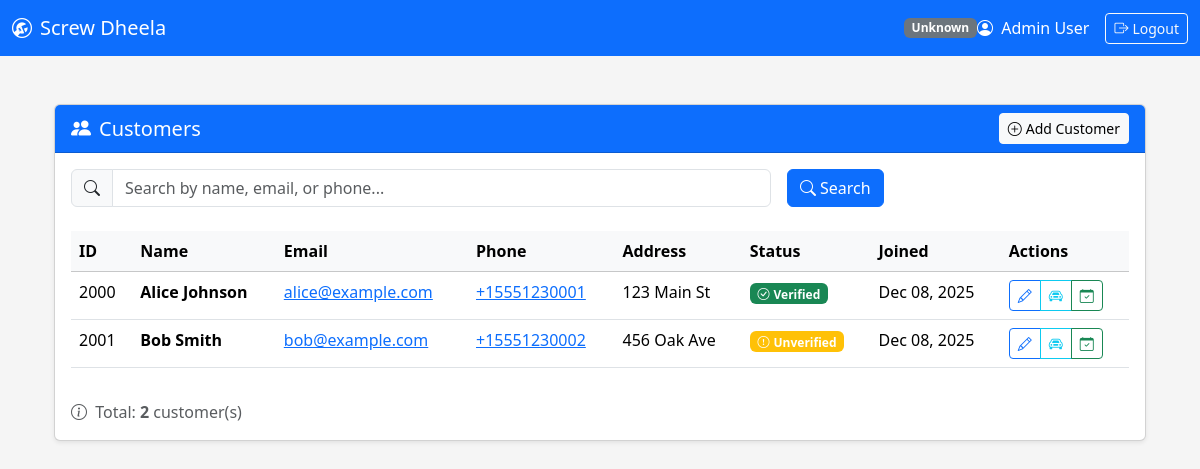
The page /customers/list.php (signed in) on the database its author committed.
### tables this page shows
CREATE TABLE IF NOT EXISTS customers (
    customer_id       INT AUTO_INCREMENT PRIMARY KEY,
    name              VARCHAR(100) NOT NULL,
    phone             VARCHAR(20) UNIQUE,
    email             VARCHAR(100),
    address           VARCHAR(255),
    password_hash     VARCHAR(255),              
    is_email_verified TINYINT(1) DEFAULT 0,
    created_at        DATETIME DEFAULT CURRENT_TIMESTAMP
);

### customers/list.php (the view, shortened to what this page needs)
<?php
require_once '../config/db.php';
$search = isset($_GET['search']) ? trim($_GET['search']) : '';
if (!empty($search)) {
    $stmt = $conn->prepare("SELECT customer_id, name, email, phone, address, is_email_verified, created_at
                            FROM customers
                            WHERE name LIKE CONCAT('%', ?, '%')
                               OR email LIKE CONCAT('%', ?, '%')
                               OR phone LIKE CONCAT('%', ?, '%')
                            ORDER BY created_at DESC");
    $stmt->bind_param("sss", $search, $search, $search);
} else {
    $stmt = $conn->prepare("SELECT customer_id, name, email, phone, address, is_email_verified, created_at
                            FROM customers
                            ORDER BY created_at DESC");
}
$stmt->execute();
$customers = $stmt->get_result()->fetch_all(MYSQLI_ASSOC);
require_once '../includes/header.php';
?>
<div class="container-fluid py-4">
    <div class="row">
        <div class="col-12">
            <div class="card shadow-sm">
                <div class="card-header bg-primary text-white d-flex justify-content-between align-items-center">
                    <h5 class="mb-0">
                        <i class="bi bi-people-fill me-2"></i>Customers
                    </h5>
                    <a href="add.php" class="btn btn-light btn-sm">
                        <i class="bi bi-plus-circle me-1"></i>Add Customer
                    </a>
                </div>
                <div class="card-body">
                    <form method="GET" action="" class="mb-4">
                        <div class="row g-3">
                            <div class="col-md-8">
                                <div class="input-group">
                                    <span class="input-group-text"><i class="bi bi-search"></i></span>
                                    <input type="text"
                                           class="form-control"
                                           name="search"
                                           value="<?php echo htmlspecialchars($search); ?>"
                                           placeholder="Search by name, email, or phone...">
                                </div>
                            </div>
                            <div class="col-md-4">
                                <button type="submit" class="btn btn-primary me-2">
                                    <i class="bi bi-search me-1"></i>Search
                                </button>
                            </div>
                        </div>
                    </form>
                    <?php if (empty($customers)): ?>
                        <div class="alert alert-warning">
                            <i class="bi bi-exclamation-triangle me-2"></i>
                            <?php echo !empty($search) ? 'No customers found matching your search.' : 'No customers found.'; ?>
                        </div>
                    <?php else: ?>
                        <div class="table-responsive">
                            <table class="table table-hover">
                                <thead class="table-light">
                                    <tr>
                                        <th>ID</th>
                                        <th>Name</th>
                                        <th>Email</th>
                                        <th>Phone</th>
                                        <th>Address</th>
                                        <th>Status</th>
                                        <th>Joined</th>
                                        <th>Actions</th>
                                    </tr>
                                </thead>
                                <tbody>
                                    <?php foreach ($customers as $customer): ?>
                                        <tr>
                                            <td><?php echo htmlspecialchars($customer['customer_id']); ?></td>
                                            <td>
                                                <strong><?php echo htmlspecialchars($customer['name']); ?></strong>
                                            </td>
                                            <td>
                                                <?php if ($customer['email']): ?>
                                                    <a href="mailto:<?php echo htmlspecialchars($customer['email']); ?>">
                                                        <?php echo htmlspecialchars($customer['email']); ?>
                                                    </a>
                                                <?php else: ?>
                                                    <span class="text-muted">N/A</span>
                                                <?php endif; ?>
                                            </td>
                                            <td>
                                                <?php if ($customer['phone']): ?>
                                                    <a href="tel:<?php echo htmlspecialchars($customer['phone']); ?>">
                                                        <?php echo htmlspecialchars($customer['phone']); ?>
                                                    </a>
                                                <?php else: ?>
                                                    <span class="text-muted">N/A</span>
                                                <?php endif; ?>
                                            </td>
                                            <td>
                                                <?php echo $customer['address'] ? htmlspecialchars($customer['address']) : '<span class="text-muted">N/A</span>'; ?>
                                            </td>
                                            <td>
                                                <?php if ($customer['is_email_verified']): ?>
                                                    <span class="badge bg-success">
                                                        <i class="bi bi-check-circle me-1"></i>Verified
                                                    </span>
                                                <?php else: ?>
                                                    <span class="badge bg-warning">
                                                        <i class="bi bi-exclamation-circle me-1"></i>Unverified
                                                    </span>
                                                <?php endif; ?>
                                            </td>
                                            <td>
                                                <?php
                                                $date = new DateTime($customer['created_at']);
                                                echo $date->format('M d, Y');
                                                ?>
                                            </td>
                                            <td>
                                                <div class="btn-group btn-group-sm">
                                                    <a href="edit.php?id=<?php echo $customer['customer_id']; ?>"
                                                       class="btn btn-outline-primary"
                                                       title="Edit">
                                                        <i class="bi bi-pencil"></i>
                                                    </a>
                                                    <a href="../vehicles/list.php?customer_id=<?php echo $customer['customer_id']; ?>"
                                                       class="btn btn-outline-info"
                                                       title="View Vehicles">
                                                        <i class="bi bi-car-front"></i>
                                                    </a>
                                                    <a href="../appointments/view_appointments.php?customer_id=<?php echo $customer['customer_id']; ?>"
                                                       class="btn btn-outline-success"
                                                       title="View Appointments">
                                                        <i class="bi bi-calendar-check"></i>
                                                    </a>
                                                </div>
                                            </td>
                                        </tr>
                                    <?php endforeach; ?>
                                </tbody>
                            </table>
                        </div>
                        <div class="mt-3">
                            <p class="text-muted mb-0">
                                <i class="bi bi-info-circle me-1"></i>
                                Total: <strong><?php echo count($customers); ?></strong> customer(s)
                            </p>
                        </div>
                    <?php endif; ?>
                </div>
            </div>
        </div>
    </div>
</div>
<?php require_once '../includes/footer.php'; ?>

### assets/css/style.css (style rules this page uses)
body { background-color: #f5f5f5; }
.card { box-shadow: 0 2px 4px rgba(0,0,0,0.05); }

### rows shown on the page
customers: customer_id "2000", name "Alice Johnson", email "alice@example.com", phone "+15551230001", address "123 Main St", is_email_verified 1 (drawn), created_at "Dec 08, 2025"
customers: customer_id "2001", name "Bob Smith", email "bob@example.com", phone "+15551230002", address "456 Oak Ave", is_email_verified 0 (drawn), created_at "Dec 08, 2025"

### other values the page prints
$badges[$role] "Unknown"
$_SESSION['staff_name'] "Admin User"
count($customers) "2"
